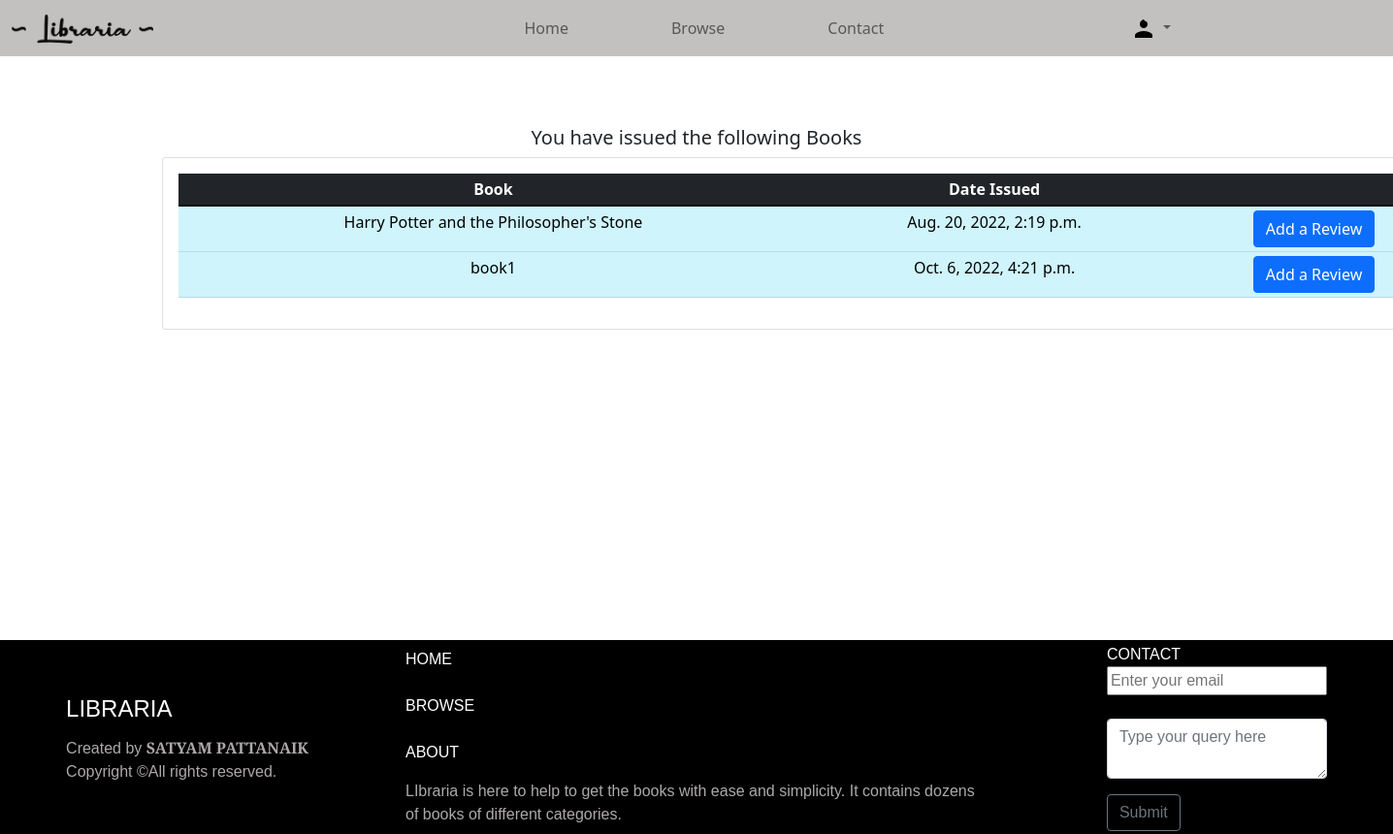
/mybooks/ (signed in), run on the app's committed database.
### accounts/models.py (models this page shows, shortened)
class Order(models.Model):
    STATUS=(('Rented','Rented'),('Pending','Pending'),('Returned','Returned'))
    user=models.ForeignKey(User,on_delete=models.CASCADE,null=True)
    book=models.ForeignKey(Book, max_length=200, on_delete=models.SET_NULL,null=True)
    status=models.CharField(max_length=200, null=True,choices=STATUS)
    dateordered=models.DateTimeField(auto_now_add=True, null=True)

class Book(models.Model):
    name=models.CharField(max_length=200, null= True)
    category=models.ManyToManyField(Category,related_name='category')
    author=models.CharField(max_length=200,null=True)
    quantity=models.IntegerField(null=True,blank=True)
    language=models.ForeignKey(Language,on_delete=models.CASCADE,null=True,blank=True)
    dimennsions=models.CharField(max_length=100,null=True,blank=True)
    description=models.TextField(max_length=5000,null=True,blank=True)
    image=models.ImageField(default='defaultbook.png',null=True,blank=True)
    upvote=models.ManyToManyField(User,blank=True,related_name='upvote')
    downvote=models.ManyToManyField(User,blank=True,related_name='downvote')

### accounts/views.py (the view)
# urls.py: path('mybooks/',views.myBooks,name='mybooks'),
@login_required(login_url='login')
def myBooks(request):
    group_admin=Group.objects.get(name='admin')
    admin_users=User.objects.filter(groups=group_admin)
    user=request.user
    orders=user.order_set.filter(status='Rented')
    context={'orders':orders,'admin_users':admin_users}
    return render(request,'accounts/mybooks.html',context)

### accounts/templates/accounts/mybooks.html (shortened to what this page needs)
{% extends 'accounts/main.html' %} {% block content %}
<br>
<br><br>
<div>
    <h5 style="text-align: center;">You have issued the following Books</h5>
    <div style="height:73vh;justify-content: center; align-items:top; display: flex; width: 70%;">
      <div class="row">
        <div class="col-md">
          <div class="card card-body" style="width: 200%;">
            <table class="table  tabble-stripped table-sm" >
              <thead class="table-dark">
              <tr >
                <th style="text-align:center;">Book</th>
                <th  style="text-align: center;">Date Issued</th>
                <th   style="text-align:center;"></th>
              </tr>
            </thead>
            <tbody  class="table-info">
              {% for i in orders %}
              <tr>
                <td style="text-align:center;">{{i.book.name}}</td>
                <td style="text-align: center;"> {{i.dateordered}}</td>
                <td style="text-align:center;" >   <a
                  class="btn btn-primary justify sm"
                  href="{% url 'addreview' i.book.id  %}"
                  role="button"
                  >Add a Review</a
                  >
                </td>
              </tr>
              {% endfor %}
            </tbody>
            </table>
          </div>
        </div>
      </div>
    </div>
  </div>
{% endblock %}

### static/css/style.css (style rules this page uses)
* { box-sizing: border-box; }

### accounts/templates/accounts/mybooks.html (style rules this page uses)
body { height: 70vh; }

### accounts/templates/accounts/footer.html (style rules this page uses)
html { position: relative; }
body { margin-bottom: 300px; }

### data on the page
Order: book.name "Harry Potter and the Philosopher's Stone", dateordered "Aug. 20, 2022, 2:19 p.m."
Order: book.name "book1", dateordered "Oct. 6, 2022, 4:21 p.m."
